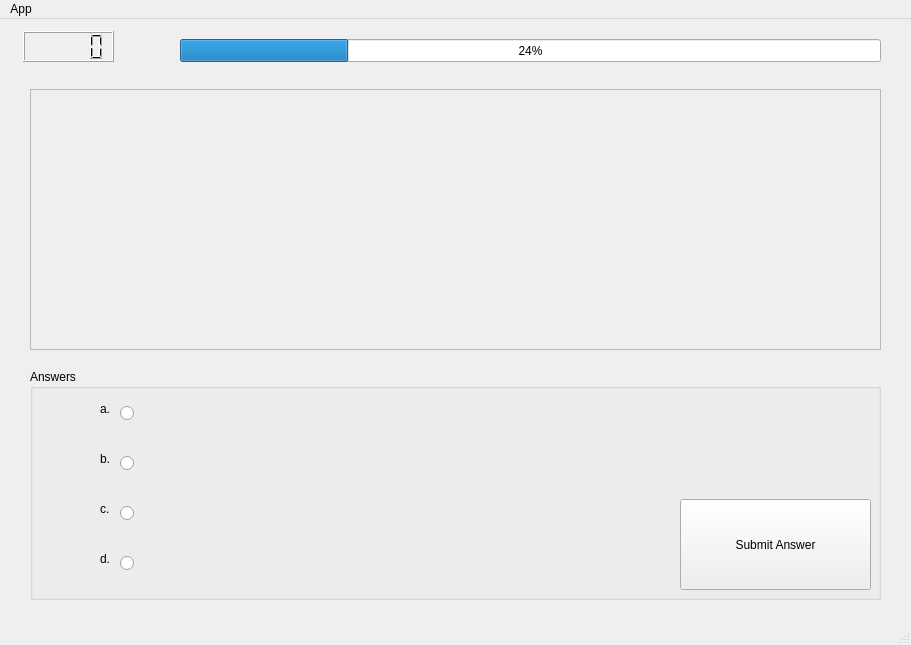
<?xml version="1.0" encoding="UTF-8"?>
<ui version="4.0">
 <class>MainWindow</class>
 <widget class="QMainWindow" name="MainWindow">
  <property name="geometry">
   <rect>
    <x>0</x>
    <y>0</y>
    <width>911</width>
    <height>645</height>
   </rect>
  </property>
  <property name="minimumSize">
   <size>
    <width>911</width>
    <height>645</height>
   </size>
  </property>
  <property name="maximumSize">
   <size>
    <width>911</width>
    <height>645</height>
   </size>
  </property>
  <property name="contextMenuPolicy">
   <enum>Qt::NoContextMenu</enum>
  </property>
  <property name="windowTitle">
   <string>--- Code Trivia ---</string>
  </property>
  <property name="windowIcon">
   <iconset>
    <normaloff>brainstorm.png</normaloff>brainstorm.png</iconset>
  </property>
  <widget class="QWidget" name="centralwidget">
   <widget class="QScrollArea" name="scrollArea">
    <property name="geometry">
     <rect>
      <x>30</x>
      <y>70</y>
      <width>851</width>
      <height>261</height>
     </rect>
    </property>
    <property name="widgetResizable">
     <bool>true</bool>
    </property>
    <widget class="QWidget" name="scrollAreaWidgetContents">
     <property name="geometry">
      <rect>
       <x>0</x>
       <y>0</y>
       <width>849</width>
       <height>259</height>
      </rect>
     </property>
    </widget>
   </widget>
   <widget class="QGroupBox" name="groupBox">
    <property name="geometry">
     <rect>
      <x>30</x>
      <y>350</y>
      <width>851</width>
      <height>231</height>
     </rect>
    </property>
    <property name="title">
     <string>Answers</string>
    </property>
    <widget class="QRadioButton" name="ansA">
     <property name="geometry">
      <rect>
       <x>90</x>
       <y>30</y>
       <width>521</width>
       <height>29</height>
      </rect>
     </property>
     <property name="text">
      <string/>
     </property>
    </widget>
    <widget class="QRadioButton" name="ansC">
     <property name="geometry">
      <rect>
       <x>90</x>
       <y>130</y>
       <width>521</width>
       <height>29</height>
      </rect>
     </property>
     <property name="text">
      <string/>
     </property>
    </widget>
    <widget class="QRadioButton" name="ansB">
     <property name="geometry">
      <rect>
       <x>90</x>
       <y>80</y>
       <width>521</width>
       <height>29</height>
      </rect>
     </property>
     <property name="text">
      <string/>
     </property>
    </widget>
    <widget class="QRadioButton" name="ansD">
     <property name="geometry">
      <rect>
       <x>90</x>
       <y>180</y>
       <width>521</width>
       <height>29</height>
      </rect>
     </property>
     <property name="text">
      <string/>
     </property>
    </widget>
    <widget class="QLabel" name="label">
     <property name="geometry">
      <rect>
       <x>70</x>
       <y>30</y>
       <width>31</width>
       <height>19</height>
      </rect>
     </property>
     <property name="text">
      <string>a.</string>
     </property>
    </widget>
    <widget class="QLabel" name="label_2">
     <property name="geometry">
      <rect>
       <x>70</x>
       <y>80</y>
       <width>31</width>
       <height>19</height>
      </rect>
     </property>
     <property name="text">
      <string>b.</string>
     </property>
    </widget>
    <widget class="QLabel" name="label_3">
     <property name="geometry">
      <rect>
       <x>70</x>
       <y>130</y>
       <width>31</width>
       <height>19</height>
      </rect>
     </property>
     <property name="text">
      <string>c.</string>
     </property>
    </widget>
    <widget class="QLabel" name="label_4">
     <property name="geometry">
      <rect>
       <x>70</x>
       <y>180</y>
       <width>31</width>
       <height>19</height>
      </rect>
     </property>
     <property name="text">
      <string>d.</string>
     </property>
    </widget>
    <widget class="QPushButton" name="submit">
     <property name="geometry">
      <rect>
       <x>650</x>
       <y>130</y>
       <width>191</width>
       <height>91</height>
      </rect>
     </property>
     <property name="text">
      <string>Submit Answer</string>
     </property>
    </widget>
   </widget>
   <widget class="QLCDNumber" name="lcdNumber">
    <property name="geometry">
     <rect>
      <x>23</x>
      <y>12</y>
      <width>91</width>
      <height>31</height>
     </rect>
    </property>
   </widget>
   <widget class="QProgressBar" name="progressBar">
    <property name="geometry">
     <rect>
      <x>180</x>
      <y>20</y>
      <width>701</width>
      <height>23</height>
     </rect>
    </property>
    <property name="value">
     <number>24</number>
    </property>
   </widget>
  </widget>
  <widget class="QMenuBar" name="menubar">
   <property name="geometry">
    <rect>
     <x>0</x>
     <y>0</y>
     <width>911</width>
     <height>25</height>
    </rect>
   </property>
   <widget class="QMenu" name="menuApp">
    <property name="title">
     <string>App</string>
    </property>
    <addaction name="actionNew_Game"/>
    <addaction name="separator"/>
    <addaction name="actionExit"/>
   </widget>
   <addaction name="menuApp"/>
  </widget>
  <widget class="QStatusBar" name="statusbar"/>
  <action name="actionEdit_questions">
   <property name="text">
    <string>Edit questions</string>
   </property>
   <property name="statusTip">
    <string>application Admin only</string>
   </property>
  </action>
  <action name="actionSave_edit">
   <property name="text">
    <string>Save edit</string>
   </property>
   <property name="statusTip">
    <string>application Admin only</string>
   </property>
   <property name="shortcut">
    <string>Ctrl+S</string>
   </property>
  </action>
  <action name="actionExit">
   <property name="text">
    <string>Exit</string>
   </property>
   <property name="statusTip">
    <string>Exit the application</string>
   </property>
   <property name="shortcut">
    <string>Ctrl+Q</string>
   </property>
  </action>
  <action name="actionNew_Game">
   <property name="text">
    <string>New Game</string>
   </property>
  </action>
 </widget>
 <tabstops>
  <tabstop>scrollArea</tabstop>
  <tabstop>ansA</tabstop>
  <tabstop>ansC</tabstop>
  <tabstop>ansB</tabstop>
  <tabstop>ansD</tabstop>
 </tabstops>
 <resources/>
 <connections/>
</ui>
